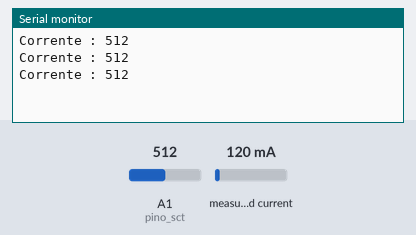
Recording of a sketch running on a simulated Arduino Uno, built with avr-gcc and run on an emulated ATmega328P. Parts: the last lines printed to the serial monitor. The inputs (shaded band) are chosen by the test bench; at power-on: A1 (pino_sct) = 512, measured current 120 mA.

Above: at 1.2 s.
1.3 s: A1 (pino_sct) set to 716
At 1.94 s:
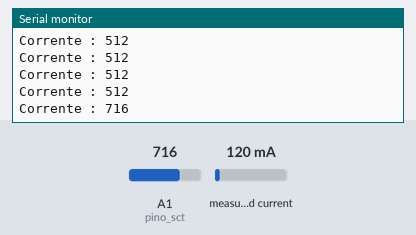
2.8 s: A1 (pino_sct) set to 900
At 3.07 s:
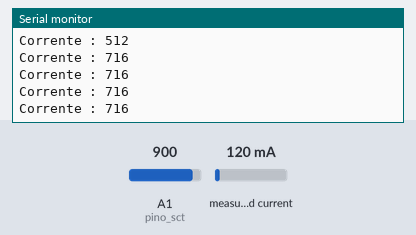
Timing chart, 0 to 5.8 s (numbered marks = the images above; inputs shaded):
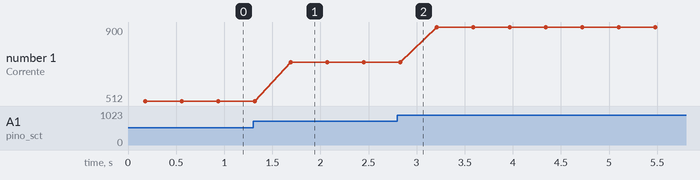

Measured:
- after the input at 1.3 s, the serial monitor: prints a new line after 0.39 s (image 1)
- plotted number 1: 512 → 716 after the input at 1.3 s, 716 → 900 after the input at 2.8 s

The sketch:

codigo.ino.ino
```cpp
//Autor : FILIPEFLOP

//Baseado no programa exemplo da biblioteca EmonLib

//Carrega as bibliotecas
#include "EmonLib.h"
#include <SPI.h>

EnergyMonitor emon1;

//Tensao da rede eletrica
int rede = 220;

//Pino do sensor SCT
int pino_sct = A1;

void setup()
{
  Serial.begin(9600);
  //Pino, calibracao - Cur Const= Ratio/BurdenR. 2000/33 = 60
  emon1.current(pino_sct, 60);
}

void loop()
{
  //Calcula a corrente
  int sample = analogRead(pino_sct);
  double Irms = emon1.calcIrms(1480);
  //Mostra o valor da corrente no serial monitor e display
  Serial.print("Corrente : ");
  Serial.println(sample); // Irms
  delay(200);
}
```
